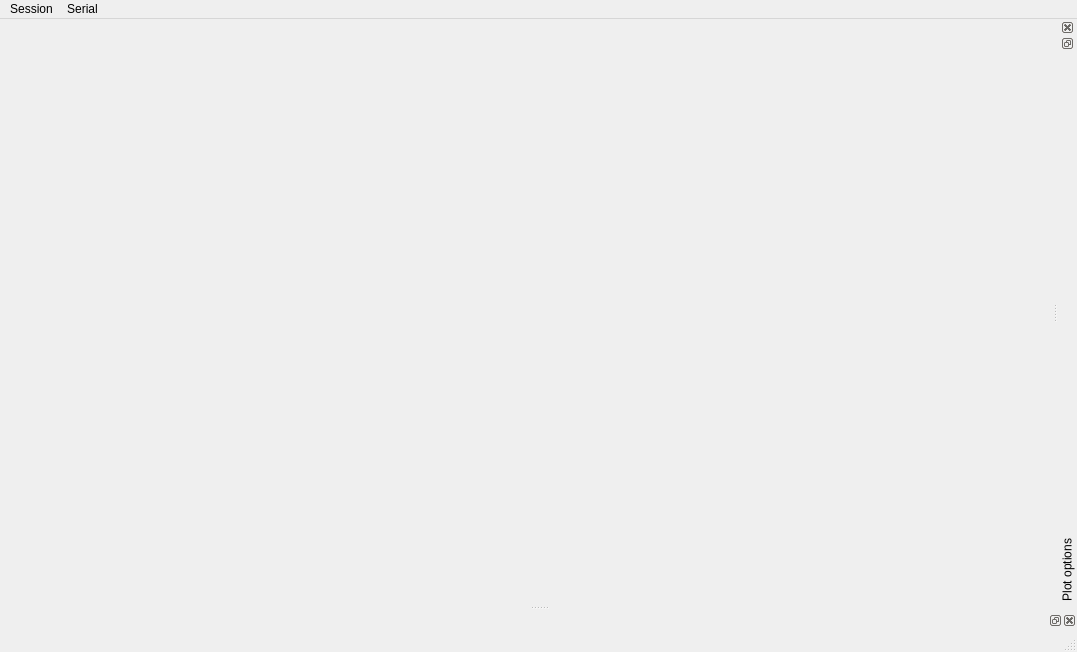
<?xml version="1.0" encoding="UTF-8"?>
<ui version="4.0">
 <class>MainWindowClass</class>
 <widget class="QMainWindow" name="MainWindowClass">
  <property name="geometry">
   <rect>
    <x>0</x>
    <y>0</y>
    <width>1077</width>
    <height>652</height>
   </rect>
  </property>
  <property name="palette">
   <palette>
    <active/>
    <inactive/>
    <disabled/>
   </palette>
  </property>
  <property name="mouseTracking">
   <bool>false</bool>
  </property>
  <property name="windowTitle">
   <string>MainWindow</string>
  </property>
  <property name="dockNestingEnabled">
   <bool>true</bool>
  </property>
  <property name="dockOptions">
   <set>QMainWindow::AllowNestedDocks|QMainWindow::AllowTabbedDocks|QMainWindow::AnimatedDocks|QMainWindow::GroupedDragging</set>
  </property>
  <widget class="QWidget" name="centralWidget">
   <property name="minimumSize">
    <size>
     <width>327</width>
     <height>171</height>
    </size>
   </property>
   <layout class="QHBoxLayout" name="horizontalLayout_2">
    <item>
     <layout class="QVBoxLayout" name="verticalLayout"/>
    </item>
   </layout>
  </widget>
  <widget class="QStatusBar" name="statusBar"/>
  <widget class="QMenuBar" name="menuBar">
   <property name="geometry">
    <rect>
     <x>0</x>
     <y>0</y>
     <width>1077</width>
     <height>22</height>
    </rect>
   </property>
   <widget class="QMenu" name="menuSerial">
    <property name="title">
     <string>Serial</string>
    </property>
    <addaction name="actionStart_receiver"/>
    <addaction name="actionStop_receiver"/>
    <addaction name="actionConfigure_serial"/>
   </widget>
   <widget class="QMenu" name="menuSession">
    <property name="title">
     <string>Session</string>
    </property>
    <addaction name="actionOpen"/>
    <addaction name="actionOpen_old_session"/>
    <addaction name="separator"/>
    <addaction name="saveSession_menu"/>
    <addaction name="saveSessionAs_menu"/>
    <addaction name="separator"/>
    <addaction name="actionConfigure_current_session"/>
   </widget>
   <addaction name="menuSession"/>
   <addaction name="menuSerial"/>
  </widget>
  <widget class="QDockWidget" name="OutputDocker">
   <property name="palette">
    <palette>
     <active/>
     <inactive/>
     <disabled/>
    </palette>
   </property>
   <property name="windowIcon">
    <iconset theme="applications-system">
     <normaloff>.</normaloff>.</iconset>
   </property>
   <property name="autoFillBackground">
    <bool>true</bool>
   </property>
   <property name="features">
    <set>QDockWidget::DockWidgetClosable|QDockWidget::DockWidgetFloatable</set>
   </property>
   <property name="allowedAreas">
    <set>Qt::BottomDockWidgetArea|Qt::TopDockWidgetArea</set>
   </property>
   <attribute name="dockWidgetArea">
    <number>8</number>
   </attribute>
   <widget class="QWidget" name="OutputWidget"/>
  </widget>
  <widget class="QDockWidget" name="PropertiesDocker">
   <property name="features">
    <set>QDockWidget::DockWidgetClosable|QDockWidget::DockWidgetFloatable|QDockWidget::DockWidgetVerticalTitleBar</set>
   </property>
   <property name="windowTitle">
    <string>Plot options</string>
   </property>
   <attribute name="dockWidgetArea">
    <number>2</number>
   </attribute>
   <widget class="QWidget" name="PropertiesWidget"/>
  </widget>
  <action name="actionStart_receiver">
   <property name="text">
    <string>Start receiver</string>
   </property>
   <property name="menuRole">
    <enum>QAction::TextHeuristicRole</enum>
   </property>
  </action>
  <action name="actionStop_receiver">
   <property name="text">
    <string>Stop receiver</string>
   </property>
  </action>
  <action name="actionConfigure_serial">
   <property name="icon">
    <iconset theme="preferences-desktop-locale">
     <normaloff>.</normaloff>.</iconset>
   </property>
   <property name="text">
    <string>Configure serial</string>
   </property>
  </action>
  <action name="actionOpen">
   <property name="text">
    <string>Open...</string>
   </property>
  </action>
  <action name="actionOpen_old_session">
   <property name="text">
    <string>Open old session</string>
   </property>
  </action>
  <action name="saveSessionAs_menu">
   <property name="text">
    <string>Save session as...</string>
   </property>
  </action>
  <action name="actionConfigure_current_session">
   <property name="text">
    <string>Configure current session</string>
   </property>
  </action>
  <action name="actionDupa">
   <property name="text">
    <string>Dupa</string>
   </property>
  </action>
  <action name="saveSession_menu">
   <property name="text">
    <string>Save</string>
   </property>
  </action>
 </widget>
 <layoutdefault spacing="6" margin="11"/>
 <resources>
  <include location="mainwindow.qrc"/>
 </resources>
 <connections/>
</ui>
